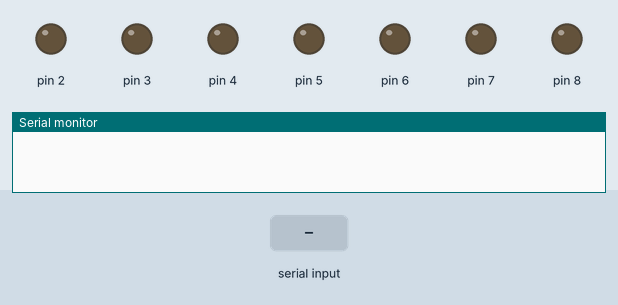
Recording of a sketch running on a simulated Arduino Uno, built with avr-gcc and run on an emulated ATmega328P. Shown: output pins drawn as LEDs (lit = HIGH), the last lines printed to the serial monitor. The test bench sets the inputs (shaded band).

Above: at 1.2 s.
1.3 s: "1" received over Serial
At 1.9 s:
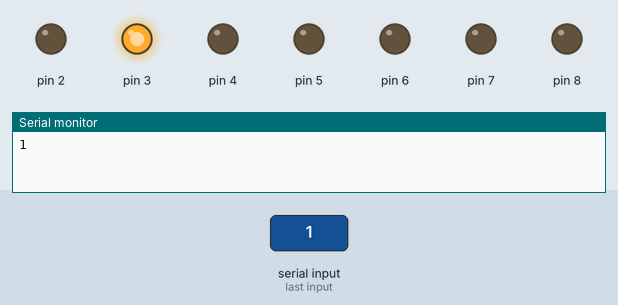
4.3 s: "C" received over Serial
At 5.4 s:
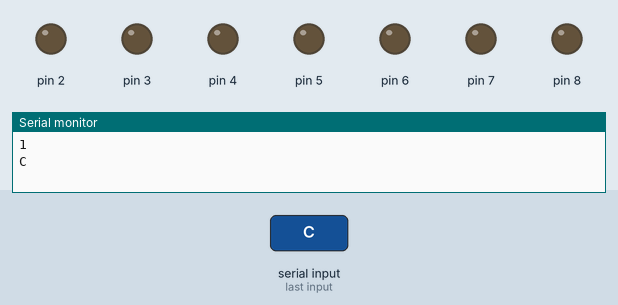
Timing chart, 0 to 7.3 s (numbered marks = the images above; inputs shaded):
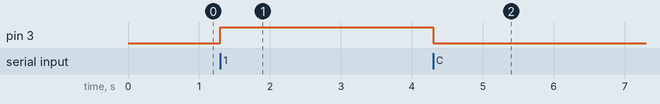

Measured:
- after the input at 1.3 s, pin 3: LOW → HIGH at once
- after the input at 4.3 s, pin 3: HIGH → LOW at once

The sketch:

sketch_oct12b.ino
```cpp
// C++ code
//
/*#define led1 5*/
const int led1 = 1;
//------------------
void setup() {
  // put your setup code here, to run once:
  Serial.begin(9600);
  for( int i=1;i<9;i++){
    pinMode(i,OUTPUT);
    digitalWrite(i,LOW);
  }

}

void dk_led(char c){
  switch(c){
    case 1:
    digitalWrite(1,HIGH);
    break;

  }
}

void loop() {
  // put your main code here, to run repeatedly:
  if(Serial.available()>0){
    char c = Serial.read();
    Serial.println(c);
    if(c=='1'){
      digitalWrite(3,HIGH);
    }
    if(c=='C'){
      digitalWrite(3,LOW);
    }
  }

}
```
